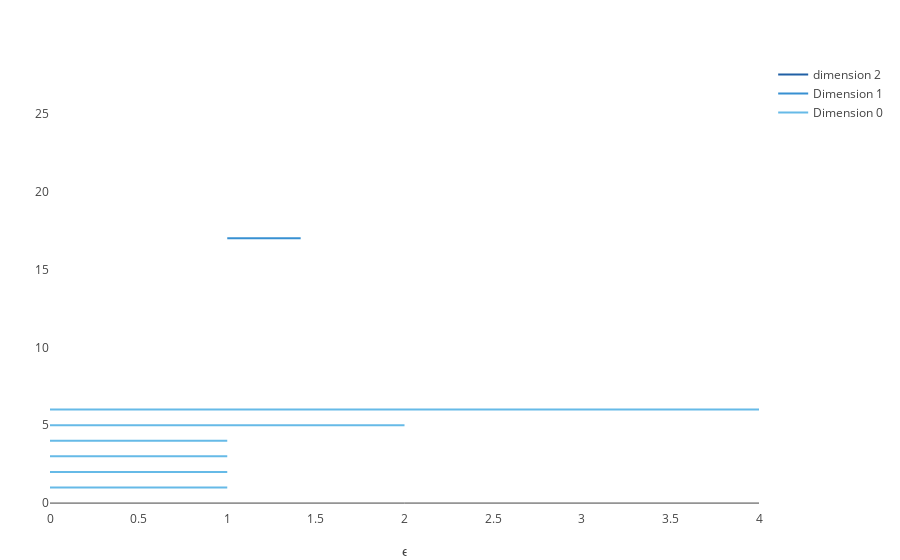

Source (notebook cell):
### Code cell
# Plot diagram up to voids
plotbarcode_pjs(PH,dim=0:2)

### Figure 1 — Plotly figure (JSON) as saved in the notebook; plotly's stock layout.template omitted (floating-point values rounded to 4 significant figures)
{"data": [{"line": {"color": "#2060A5", "width": 2}, "mode": "lines", "name": "dimension 2", "type": "scatter", "x": [0, 0], "y": [27, 27]}, {"line": {"color": "#3790D2", "width": 2}, "mode": "lines", "name": "Dimension 1", "type": "scatter", "x": [1, 1.414], "y": [17, 17]}, {"line": {"color": "#66BAE7", "width": 2}, "mode": "lines", "showlegend": false, "type": "scatter", "x": [0, 4], "y": [6, 6]}, {"line": {"color": "#66BAE7", "width": 2}, "mode": "lines", "showlegend": false, "type": "scatter", "x": [0, 2], "y": [5, 5]}, {"line": {"color": "#66BAE7", "width": 2}, "mode": "lines", "showlegend": false, "type": "scatter", "x": [0, 1], "y": [4, 4]}, {"line": {"color": "#66BAE7", "width": 2}, "mode": "lines", "showlegend": false, "type": "scatter", "x": [0, 1], "y": [3, 3]}, {"line": {"color": "#66BAE7", "width": 2}, "mode": "lines", "showlegend": false, "type": "scatter", "x": [0, 1], "y": [2, 2]}, {"line": {"color": "#66BAE7", "width": 2}, "mode": "lines", "name": "Dimension 0", "type": "scatter", "x": [0, 1], "y": [1, 1]}], "layout": {"margin": {"b": 50, "l": 50, "r": 50, "t": 60}, "xaxis": {"rangevar": [-0.001, 4.001], "showgrid": false, "title": "ϵ", "zeroline": false}, "yaxis": {"rangevar": [0, 27.1], "showgrid": false, "ticks": false}}}
